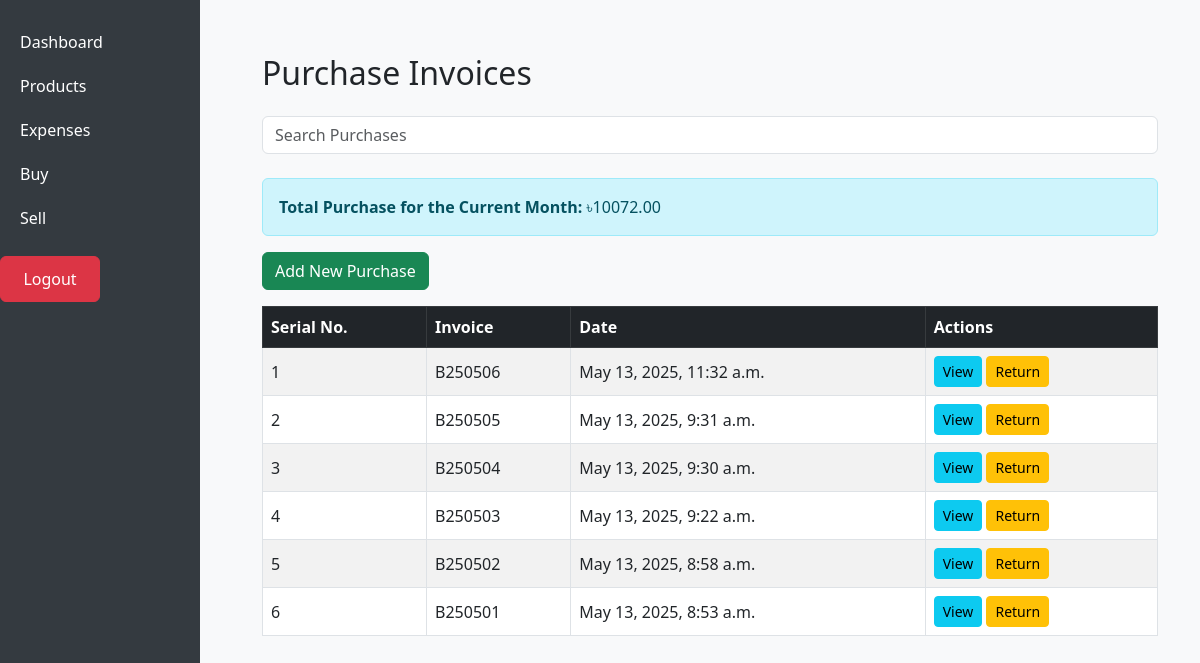
Before: /buy/ (signed in) with the older database file.
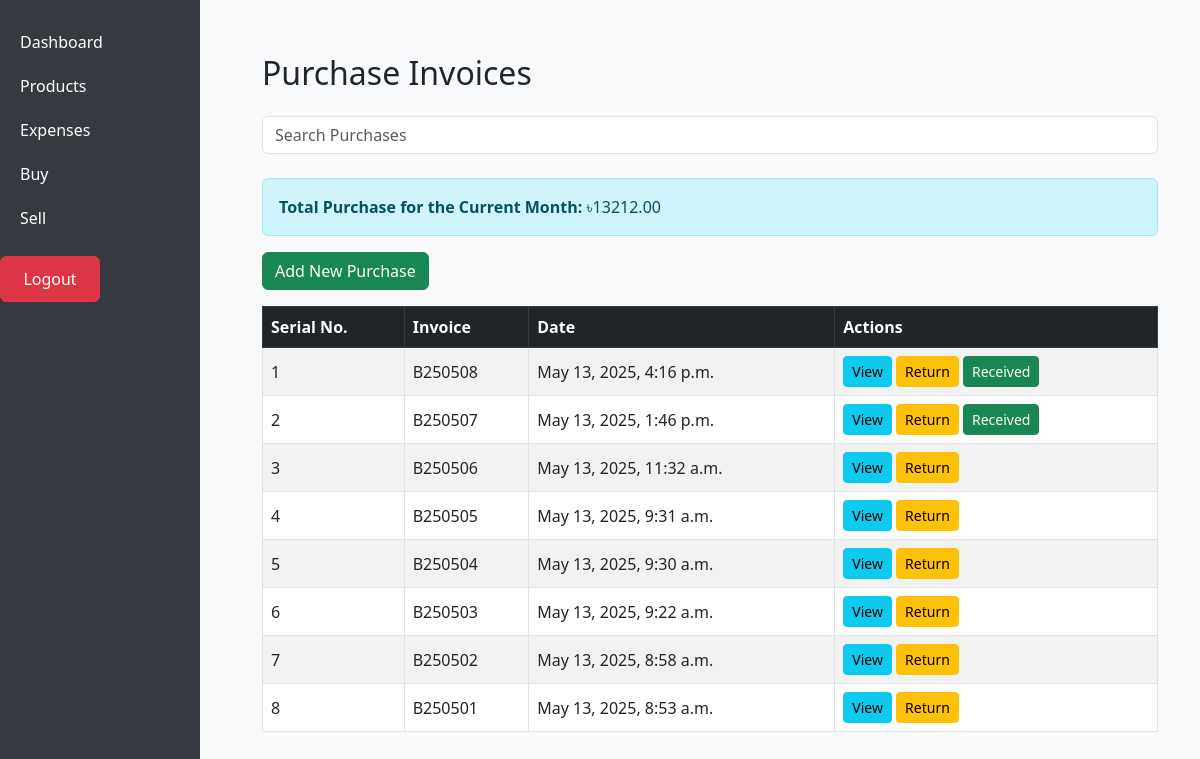
After: the same page with the newer database file.
### inventory/models.py (models this page shows, shortened)
class PurchaseInvoice(models.Model):
    date = models.DateTimeField(auto_now_add=True)
    received = models.BooleanField(default=False)  # Track if item is received
    invoice_number = models.CharField(max_length=20, unique=True, blank=True)

### inventory/views.py (the view)
# urls.py: path('buy/', views.purchase_list_view, name='purchase_list'),
@login_required(login_url="/")
def purchase_list_view(request):
    query = request.GET.get('q', '')
    if query:
        purchases = PurchaseInvoice.objects.filter(
            Q(invoice_number__icontains=query)  # Search in invoice number
        ).order_by('-date')
    else:
        purchases = PurchaseInvoice.objects.all().order_by('-date')
    now = timezone.now()
    first_day_of_current_month = now.replace(day=1)
    current_month_invoices = PurchaseInvoice.objects.filter(date__gte=first_day_of_current_month)
    total_purchase_current_month = sum(
        item.total for invoice in current_month_invoices for item in PurchaseItem.objects.filter(invoice=invoice)
    )
    return render(request, 'inventory/purchase_list.html', {'purchases': purchases, 'total_purchase_current_month': total_purchase_current_month})

### inventory/models.py (called while the page is built)
    @property
    def chs(self):
        return self.rate + self.cost

    @property
    def total(self):
        return self.chs * self.quantity

### inventory/templates/inventory/purchase_list.html
{% extends 'inventory/base.html' %}
{% block content %}
<div class="container mt-4">
  <h2 class="mb-4">Purchase Invoices</h2>
    <form method="GET" action="{% url 'purchase_list' %}">
    <div class="mb-4">
      <input type="text" name="q" class="form-control" placeholder="Search Purchases" value="{{ request.GET.q }}" aria-label="Search Purchases">
    </div>
  </form>
  <div class="alert alert-info">
    <strong>Total Purchase for the Current Month:</strong> ৳{{ total_purchase_current_month }}
  </div>
  <a href="{% url 'purchase_add' %}" class="btn btn-success mb-3">Add New Purchase</a>
  <table class="table table-bordered table-hover table-striped">
    <thead class="table-dark">
      <tr>
        <th>Serial No.</th>
        <th>Invoice</th>
        <th>Date</th>
        <th>Actions</th>
      </tr>
    </thead>
    <tbody>
      {% for invoice in purchases %}
      <tr>
        <td>{{ forloop.counter }}</td>
        <td>{{ invoice.invoice_number }}</td>
        <td>{{ invoice.date }}</td>
        <td>
          <a href="{% url 'purchase_invoice' invoice.id %}" class="btn btn-info btn-sm">View</a>
          <a href="{% url 'purchase_return' invoice.id %}" class="btn btn-warning btn-sm">Return</a>
          {% if invoice.received == False %}
            <a href="{% url 'purchase_invoice_received' invoice.id %}" class="btn btn-success btn-sm">Received</a>
          {% endif %}
        </td>
      </tr>
      {% endfor %}
    </tbody>
  </table>
</div>
{% endblock %}

Changed rows visible on the page:
added PurchaseInvoice: invoice_number "B250508", date "May 13, 2025, 4:16 p.m.", received "Received"
added PurchaseInvoice: invoice_number "B250507", date "May 13, 2025, 1:46 p.m.", received "Received"
Other visible differences:
{{ total_purchase_current_month }}: "10072.00" → "13212.00"
